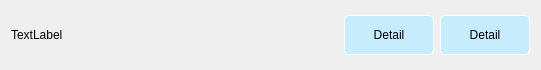
<?xml version="1.0" encoding="UTF-8"?>
<ui version="4.0">
 <class>noti_item</class>
 <widget class="QWidget" name="noti_item">
  <property name="geometry">
   <rect>
    <x>0</x>
    <y>0</y>
    <width>541</width>
    <height>70</height>
   </rect>
  </property>
  <property name="windowTitle">
   <string>Form</string>
  </property>
  <property name="styleSheet">
   <string notr="true"/>
  </property>
  <layout class="QHBoxLayout" name="horizontalLayout_2">
   <item>
    <layout class="QHBoxLayout" name="horizontalLayout" stretch="1,0,0">
     <item>
      <widget class="QLabel" name="info">
       <property name="autoFillBackground">
        <bool>true</bool>
       </property>
       <property name="frameShadow">
        <enum>QFrame::Plain</enum>
       </property>
       <property name="text">
        <string>TextLabel</string>
       </property>
       <property name="wordWrap">
        <bool>true</bool>
       </property>
      </widget>
     </item>
     <item>
      <widget class="QPushButton" name="pushButton">
       <property name="sizePolicy">
        <sizepolicy hsizetype="Fixed" vsizetype="Fixed">
         <horstretch>0</horstretch>
         <verstretch>0</verstretch>
        </sizepolicy>
       </property>
       <property name="minimumSize">
        <size>
         <width>90</width>
         <height>40</height>
        </size>
       </property>
       <property name="maximumSize">
        <size>
         <width>121</width>
         <height>16777215</height>
        </size>
       </property>
       <property name="baseSize">
        <size>
         <width>0</width>
         <height>0</height>
        </size>
       </property>
       <property name="styleSheet">
        <string notr="true">QPushButton {
    background-color: rgb(199,237,252);
    border-style: outset;
    border-width: 1px;
    border-radius: 5px;
    border-color: white;
	font:normal 200 14pt &quot;Myriad Pro&quot;;
    max-width: 5em;
    padding: 2px;
}
QPushButton:pressed {
    background-color: rgb(178,231,250);
    border-style: outset;
}
QPushButton:hover {
    background-color: rgb(178,231,250);
    border-style: inset;
}</string>
       </property>
       <property name="text">
        <string>Detail</string>
       </property>
       <property name="icon">
        <iconset>
         <normalon>:/images/detail_icon.ico</normalon>
        </iconset>
       </property>
       <property name="iconSize">
        <size>
         <width>25</width>
         <height>25</height>
        </size>
       </property>
       <property name="autoDefault">
        <bool>true</bool>
       </property>
      </widget>
     </item>
     <item>
      <widget class="QPushButton" name="lostbook_detail">
       <property name="sizePolicy">
        <sizepolicy hsizetype="Fixed" vsizetype="Fixed">
         <horstretch>0</horstretch>
         <verstretch>0</verstretch>
        </sizepolicy>
       </property>
       <property name="minimumSize">
        <size>
         <width>90</width>
         <height>40</height>
        </size>
       </property>
       <property name="maximumSize">
        <size>
         <width>121</width>
         <height>16777215</height>
        </size>
       </property>
       <property name="styleSheet">
        <string notr="true">QPushButton {
    background-color: rgb(199,237,252);
    border-style: outset;
    border-width: 1px;
    border-radius: 5px;
    border-color: white;
	font:normal 200 14pt &quot;Myriad Pro&quot;;
    max-width: 5em;
    padding: 2px;
}
QPushButton:pressed {
    background-color: rgb(178,231,250);
    border-style: outset;
}
QPushButton:hover {
    background-color: rgb(178,231,250);
    border-style: inset;
}</string>
       </property>
       <property name="text">
        <string>Detail</string>
       </property>
       <property name="icon">
        <iconset resource="resources.qrc">
         <normaloff>:/images/detail_icon.ico</normaloff>:/images/detail_icon.ico</iconset>
       </property>
       <property name="iconSize">
        <size>
         <width>25</width>
         <height>25</height>
        </size>
       </property>
      </widget>
     </item>
    </layout>
   </item>
  </layout>
 </widget>
 <resources>
  <include location="resources.qrc"/>
 </resources>
 <connections/>
</ui>
